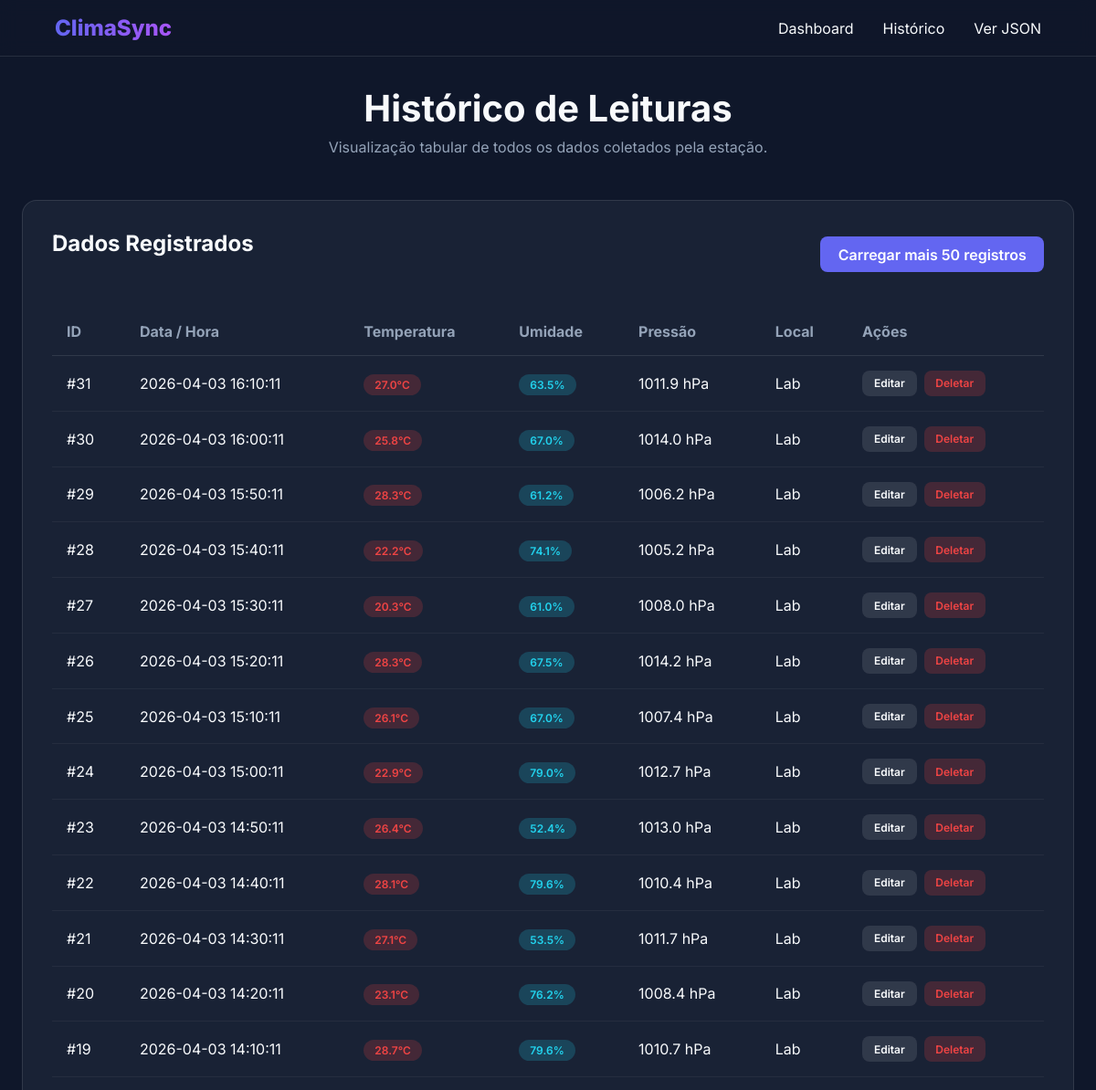
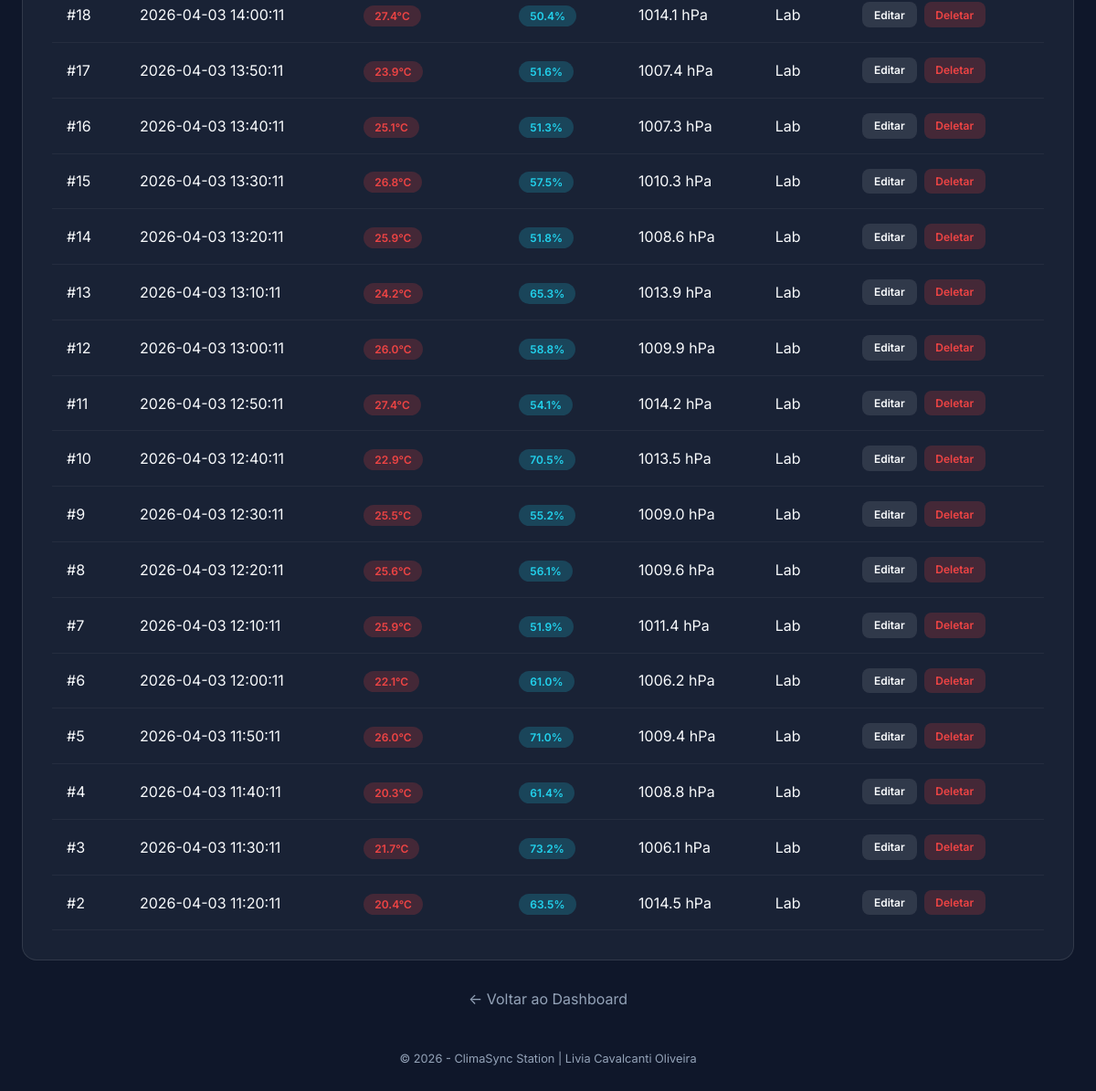
/leituras, run on the app's committed database (2 pictures, top to bottom).
### tables this page shows
CREATE TABLE leituras (
id INTEGER PRIMARY KEY AUTOINCREMENT,
temperatura REAL NOT NULL,
umidade REAL NOT NULL,
pressao REAL, -- opcional
localizacao TEXT DEFAULT 'Lab', -- opcional
timestamp DATETIME DEFAULT (datetime('now','localtime'))
);

### src/app.py (the view)
@app.route('/leituras', methods=['GET'])
def listar():
    limite = request.args.get('limite', default=50, type=int)
    leituras = database.listar_leituras(limite=limite)
    return responder('historico.html', {'leituras': leituras, 'limite': limite})

### src/app.py (called while the page is built)
def responder(template, data=None, status=200):
    formato = request.args.get('formato')
    if formato == 'json':
        return jsonify(data), status
    return render_template(template, **(data if data else {})), status

### src/database.py (called while the page is built)
def get_db_connection():
    conn = sqlite3.connect(DB_FILE, timeout=10)
    conn.execute('PRAGMA journal_mode=WAL')
    conn.execute('PRAGMA busy_timeout=5000') # espera até 5s
    conn.row_factory = sqlite3.Row
    return conn

def listar_leituras(limite=50):
    query = "SELECT * FROM leituras ORDER BY timestamp DESC LIMIT ?"
    with get_db_connection() as conn:
        cursor = conn.cursor()
        rows = cursor.execute(query, (limite,)).fetchall()
        return [dict(row) for row in rows]

### src/templates/historico.html
{% extends 'base.html' %}
{% block content %}
<header class="header">
    <h1>Histórico de Leituras</h1>
    <p>Visualização tabular de todos os dados coletados pela estação.</p>
</header>
<div class="section-card">
    <div style="display: flex; justify-content: space-between; align-items: center; margin-bottom: 2rem;">
        <h2>Dados Registrados</h2>
        <a href="{{ url_for('listar', limite=limite+50) }}" class="btn btn-primary">Carregar mais 50 registros</a>
    </div>
    <table>
        <thead>
            <tr>
                <th>ID</th>
                <th>Data / Hora</th>
                <th>Temperatura</th>
                <th>Umidade</th>
                <th>Pressão</th>
                <th>Local</th>
                <th>Ações</th>
            </tr>
        </thead>
        <tbody>
            {% for leitura in leituras %}
            <tr>
                <td>#{{ leitura.id }}</td>
                <td>{{ leitura.timestamp }}</td>
                <td><span class="badge badge-temp">{{ "%.1f"|format(leitura.temperatura) }}°C</span></td>
                <td><span class="badge badge-umid">{{ "%.1f"|format(leitura.umidade) }}%</span></td>
                <td>{{ "%.1f"|format(leitura.pressao) if leitura.pressao else "--" }} hPa</td>
                <td>{{ leitura.localizacao }}</td>
                <td>
                    <div style="display: flex; gap: 0.5rem;">
                        <a href="{{ url_for('detalhe', id=leitura.id) }}" class="btn" style="background: rgba(255,255,255,0.1); padding: 0.4rem 0.8rem; font-size: 0.75rem;">Editar</a>
                        <form action="{{ url_for('deletar', id=leitura.id) }}" method="POST" onsubmit="return confirm('Tem certeza?');">
                            <button type="submit" class="btn btn-danger" style="padding: 0.4rem 0.8rem; font-size: 0.75rem;">Deletar</button>
                        </form>
                    </div>
                </td>
            </tr>
            {% else %}
            <tr><td colspan="7" style="text-align: center;">Nenhum dado encontrado.</td></tr>
            {% endfor %}
        </tbody>
    </table>
</div>
<div style="margin-top: 2rem; text-align: center;">
    <a href="{{ url_for('index') }}" style="color: var(--text-dim);">← Voltar ao Dashboard</a>
</div>
{% endblock %}

### src/static/css/style.css (style rules this page uses)
:root { --primary: #6366f1; --secondary: #a855f7; --bg-dark: #0f172a; --card-bg: rgba(30, 41, 59, 0.7); --text: #f8fafc; --text-dim: #94a3b8; --accent: #22d3ee; --success: #10b981; --danger: #ef4444; }
* { margin: 0; padding: 0; box-sizing: border-box; font-family: 'Inter', -apple-system, system-ui, sans-serif; }
body { background: var(--bg-dark); color: var(--text); min-height: 100vh; padding-bottom: 2rem; }
a { text-decoration: none; color: inherit; }
.header { margin-bottom: 3rem; text-align: center; }
.header h1 { font-size: 2.5rem; margin-bottom: 0.5rem; }
.header p { color: var(--text-dim); }
.section-card { background: var(--card-bg); padding: 2rem; border-radius: 1rem; border: 1px solid rgba(255, 255, 255, 0.1); }
h2 { margin-bottom: 1.5rem; }
table { width: 100%; border-collapse: collapse; }
th { text-align: left; padding: 1rem; color: var(--text-dim); border-bottom: 1px solid rgba(255, 255, 255, 0.1); }
td { padding: 1rem; border-bottom: 1px solid rgba(255, 255, 255, 0.05); }
.badge { padding: 0.25rem 0.75rem; border-radius: 2rem; font-size: 0.75rem; font-weight: 600; }
.badge-temp { background: rgba(239, 68, 68, 0.2); color: var(--danger); }
.badge-umid { background: rgba(34, 211, 238, 0.2); color: var(--accent); }
.btn { padding: 0.6rem 1.2rem; border-radius: 0.5rem; border: none; cursor: pointer; font-weight: 600; transition: 0.2s; display: inline-block; }
.btn-primary { background: var(--primary); color: white; }
.btn-danger { background: rgba(239, 68, 68, 0.2); color: var(--danger); }

### data on the page
leituras: id "31", timestamp "2026-04-03 16:10:11", temperatura "27.0", umidade "63.5", pressao "1011.9", localizacao "Lab"
leituras: id "30", timestamp "2026-04-03 16:00:11", temperatura "25.8", umidade "67.0", pressao "1014.0", localizacao "Lab"
leituras: id "29", timestamp "2026-04-03 15:50:11", temperatura "28.3", umidade "61.2", pressao "1006.2", localizacao "Lab"
leituras: id "28", timestamp "2026-04-03 15:40:11", temperatura "22.2", umidade "74.1", pressao "1005.2", localizacao "Lab"
leituras: id "27", timestamp "2026-04-03 15:30:11", temperatura "20.3", umidade "61.0", pressao "1008.0", localizacao "Lab"
leituras: id "26", timestamp "2026-04-03 15:20:11", temperatura "28.3", umidade "67.5", pressao "1014.2", localizacao "Lab"
leituras: id "25", timestamp "2026-04-03 15:10:11", temperatura "26.1", umidade "67.0", pressao "1007.4", localizacao "Lab"
leituras: id "24", timestamp "2026-04-03 15:00:11", temperatura "22.9", umidade "79.0", pressao "1012.7", localizacao "Lab"
leituras: id "23", timestamp "2026-04-03 14:50:11", temperatura "26.4", umidade "52.4", pressao "1013.0", localizacao "Lab"
leituras: id "22", timestamp "2026-04-03 14:40:11", temperatura "28.1", umidade "79.6", pressao "1010.4", localizacao "Lab"
leituras: id "21", timestamp "2026-04-03 14:30:11", temperatura "27.1", umidade "53.5", pressao "1011.7", localizacao "Lab"
leituras: id "20", timestamp "2026-04-03 14:20:11", temperatura "23.1", umidade "76.2", pressao "1008.4", localizacao "Lab"
leituras: id "19", timestamp "2026-04-03 14:10:11", temperatura "28.7", umidade "79.6", pressao "1010.7", localizacao "Lab"
leituras: id "18", timestamp "2026-04-03 14:00:11", temperatura "27.4", umidade "50.4", pressao "1014.1", localizacao "Lab"
leituras: id "17", timestamp "2026-04-03 13:50:11", temperatura "23.9", umidade "51.6", pressao "1007.4", localizacao "Lab"
leituras: id "16", timestamp "2026-04-03 13:40:11", temperatura "25.1", umidade "51.3", pressao "1007.3", localizacao "Lab"
leituras: id "15", timestamp "2026-04-03 13:30:11", temperatura "26.8", umidade "57.5", pressao "1010.3", localizacao "Lab"
leituras: id "14", timestamp "2026-04-03 13:20:11", temperatura "25.9", umidade "51.8", pressao "1008.6", localizacao "Lab"
leituras: id "13", timestamp "2026-04-03 13:10:11", temperatura "24.2", umidade "65.3", pressao "1013.9", localizacao "Lab"
leituras: id "12", timestamp "2026-04-03 13:00:11", temperatura "26.0", umidade "58.8", pressao "1009.9", localizacao "Lab"
leituras: id "11", timestamp "2026-04-03 12:50:11", temperatura "27.4", umidade "54.1", pressao "1014.2", localizacao "Lab"
leituras: id "10", timestamp "2026-04-03 12:40:11", temperatura "22.9", umidade "70.5", pressao "1013.5", localizacao "Lab"
leituras: id "9", timestamp "2026-04-03 12:30:11", temperatura "25.5", umidade "55.2", pressao "1009.0", localizacao "Lab"
leituras: id "8", timestamp "2026-04-03 12:20:11", temperatura "25.6", umidade "56.1", pressao "1009.6", localizacao "Lab"
leituras: id "7", timestamp "2026-04-03 12:10:11", temperatura "25.9", umidade "51.9", pressao "1011.4", localizacao "Lab"
leituras: id "6", timestamp "2026-04-03 12:00:11", temperatura "22.1", umidade "61.0", pressao "1006.2", localizacao "Lab"
leituras: id "5", timestamp "2026-04-03 11:50:11", temperatura "26.0", umidade "71.0", pressao "1009.4", localizacao "Lab"
leituras: id "4", timestamp "2026-04-03 11:40:11", temperatura "20.3", umidade "61.4", pressao "1008.8", localizacao "Lab"
leituras: id "3", timestamp "2026-04-03 11:30:11", temperatura "21.7", umidade "73.2", pressao "1006.1", localizacao "Lab"
leituras: id "2", timestamp "2026-04-03 11:20:11", temperatura "20.4", umidade "63.5", pressao "1014.5", localizacao "Lab"
